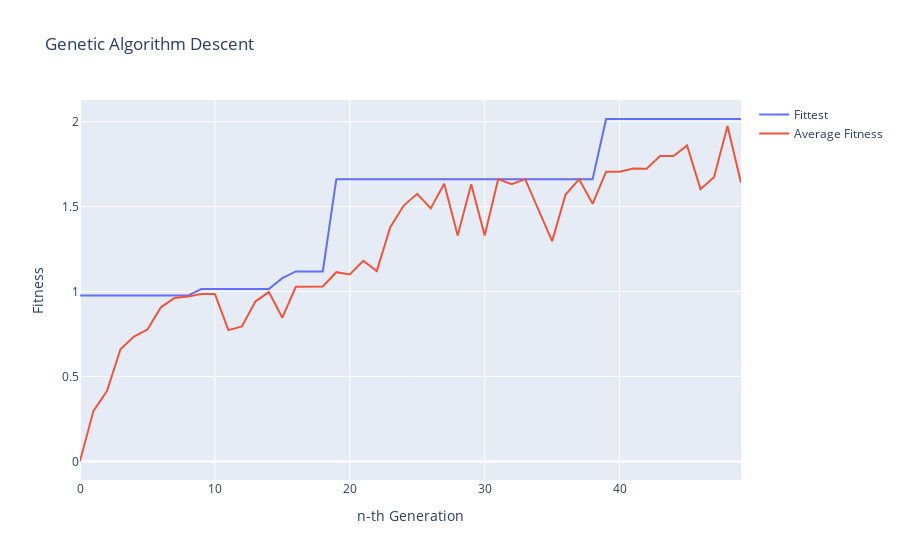

Write notebook code for a chart like this one.
### Code cell
fig = make_subplots()

fig.add_trace(go.Scatter(
    x = [x for x in range(100)],
    y = fit_history,
    name='Fittest'
))

fig.add_trace(go.Scatter(
    x = [x for x in range(100)],
    y = avg_history,
    name='Average Fitness'
))

fig.update_layout(
    title='Genetic Algorithm Descent', 
    showlegend=True,

    xaxis_title='n-th Generation',
    yaxis_title='Fitness',
)

fig.show()

### Figure 1 — Plotly figure (JSON) as saved in the notebook; plotly's stock layout.template omitted (floating-point values rounded to 4 significant figures)
{"data": [{"name": "Fittest", "type": "scatter", "x": [0, 1, 2, 3, 4, 5, 6, 7, 8, 9, 10, 11, 12, 13, 14, 15, 16, 17, 18, 19, 20, 21, 22, 23, 24, 25, 26, 27, 28, 29, 30, 31, 32, 33, 34, 35, 36, 37, 38, 39, 40, 41, 42, 43, 44, 45, 46, 47, 48, 49, 50, 51, 52, 53, 54, 55, 56, 57, 58, 59, 60, 61, 62, 63, 64, 65, 66, 67, 68, 69, 70, 71, 72, 73, 74, 75, 76, 77, 78, 79, 80, 81, 82, 83, 84, 85, 86, 87, 88, 89, 90, 91, 92, 93, 94, 95, 96, 97, 98, 99], "y": [0.9766, 0.9766, 0.9766, 0.9766, 0.9766, 0.9766, 0.9766, 0.9766, 0.9766, 1.015, 1.015, 1.015, 1.015, 1.015, 1.015, 1.079, 1.119, 1.119, 1.119, 1.662, 1.662, 1.662, 1.662, 1.662, 1.662, 1.662, 1.662, 1.662, 1.662, 1.662, 1.662, 1.662, 1.662, 1.662, 1.662, 1.662, 1.662, 1.662, 1.662, 2.016, 2.016, 2.016, 2.016, 2.016, 2.016, 2.016, 2.016, 2.016, 2.016, 2.016]}, {"name": "Average Fitness", "type": "scatter", "x": [0, 1, 2, 3, 4, 5, 6, 7, 8, 9, 10, 11, 12, 13, 14, 15, 16, 17, 18, 19, 20, 21, 22, 23, 24, 25, 26, 27, 28, 29, 30, 31, 32, 33, 34, 35, 36, 37, 38, 39, 40, 41, 42, 43, 44, 45, 46, 47, 48, 49, 50, 51, 52, 53, 54, 55, 56, 57, 58, 59, 60, 61, 62, 63, 64, 65, 66, 67, 68, 69, 70, 71, 72, 73, 74, 75, 76, 77, 78, 79, 80, 81, 82, 83, 84, 85, 86, 87, 88, 89, 90, 91, 92, 93, 94, 95, 96, 97, 98, 99], "y": [0.002224, 0.2977, 0.4135, 0.6606, 0.7352, 0.7761, 0.9072, 0.9627, 0.9715, 0.9862, 0.9862, 0.773, 0.7949, 0.9414, 0.9969, 0.8462, 1.028, 1.028, 1.03, 1.114, 1.101, 1.182, 1.12, 1.379, 1.507, 1.576, 1.49, 1.635, 1.33, 1.632, 1.33, 1.662, 1.632, 1.662, 1.483, 1.297, 1.571, 1.662, 1.516, 1.706, 1.706, 1.725, 1.724, 1.798, 1.798, 1.86, 1.603, 1.674, 1.975, 1.64]}], "layout": {"showlegend": true, "title": {"text": "Genetic Algorithm Descent"}, "xaxis": {"anchor": "y", "domain": [0, 1], "title": {"text": "n-th Generation"}}, "yaxis": {"anchor": "x", "domain": [0, 1], "title": {"text": "Fitness"}}}}
